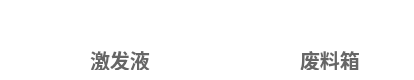
  <widget class="QWidget" name="widget_down" native="true">
   <property name="geometry">
    <rect>
     <x>14</x>
     <y>527</y>
     <width>414</width>
     <height>80</height>
    </rect>
   </property>
   <property name="sizePolicy">
    <sizepolicy hsizetype="Fixed" vsizetype="Fixed">
     <horstretch>0</horstretch>
     <verstretch>0</verstretch>
    </sizepolicy>
   </property>
   <property name="minimumSize">
    <size>
     <width>414</width>
     <height>80</height>
    </size>
   </property>
   <property name="maximumSize">
    <size>
     <width>414</width>
     <height>80</height>
    </size>
   </property>
   <property name="styleSheet">
    <string notr="true">background: #FFFFFF;</string>
   </property>
   <widget class="QLabel" name="label_jifaye_logo">
    <property name="geometry">
     <rect>
      <x>30</x>
      <y>10</y>
      <width>47</width>
      <height>59</height>
     </rect>
    </property>
    <property name="sizePolicy">
     <sizepolicy hsizetype="Fixed" vsizetype="Fixed">
      <horstretch>0</horstretch>
      <verstretch>0</verstretch>
     </sizepolicy>
    </property>
    <property name="minimumSize">
     <size>
      <width>47</width>
      <height>59</height>
     </size>
    </property>
    <property name="maximumSize">
     <size>
      <width>47</width>
      <height>59</height>
     </size>
    </property>
    <property name="styleSheet">
     <string notr="true">border-image: url(:/beijing/jifaye.png);</string>
    </property>
    <property name="text">
     <string/>
    </property>
   </widget>
   <widget class="QLabel" name="label_feiliao_logo">
    <property name="geometry">
     <rect>
      <x>230</x>
      <y>10</y>
      <width>54</width>
      <height>58</height>
     </rect>
    </property>
    <property name="sizePolicy">
     <sizepolicy hsizetype="Fixed" vsizetype="Fixed">
      <horstretch>0</horstretch>
      <verstretch>0</verstretch>
     </sizepolicy>
    </property>
    <property name="minimumSize">
     <size>
      <width>54</width>
      <height>58</height>
     </size>
    </property>
    <property name="maximumSize">
     <size>
      <width>54</width>
      <height>58</height>
     </size>
    </property>
    <property name="styleSheet">
     <string notr="true">border-image: url(:/beijing/rublish.png);</string>
    </property>
    <property name="text">
     <string/>
    </property>
   </widget>
   <widget class="QLabel" name="label_jifaye_name">
    <property name="geometry">
     <rect>
      <x>90</x>
      <y>50</y>
      <width>64</width>
      <height>20</height>
     </rect>
    </property>
    <property name="sizePolicy">
     <sizepolicy hsizetype="Fixed" vsizetype="Fixed">
      <horstretch>0</horstretch>
      <verstretch>0</verstretch>
     </sizepolicy>
    </property>
    <property name="minimumSize">
     <size>
      <width>64</width>
      <height>20</height>
     </size>
    </property>
    <property name="maximumSize">
     <size>
      <width>64</width>
      <height>20</height>
     </size>
    </property>
    <property name="styleSheet">
     <string notr="true">font-family: PingFang SC;
font-weight: 500;
font-size: 20px;
color: #666666;
line-height: 68px;</string>
    </property>
    <property name="text">
     <string>激发液</string>
    </property>
   </widget>
   <widget class="QLabel" name="label_jifaye_num">
    <property name="geometry">
     <rect>
      <x>80</x>
      <y>20</y>
      <width>85</width>
      <height>23</height>
     </rect>
    </property>
    <property name="sizePolicy">
     <sizepolicy hsizetype="Fixed" vsizetype="Fixed">
      <horstretch>0</horstretch>
      <verstretch>0</verstretch>
     </sizepolicy>
    </property>
    <property name="minimumSize">
     <size>
      <width>85</width>
      <height>23</height>
     </size>
    </property>
    <property name="maximumSize">
     <size>
      <width>85</width>
      <height>23</height>
     </size>
    </property>
    <property name="styleSheet">
     <string notr="true">width: 85px;
height: 23px;
font-family: DIN;
font-weight: bold;
font-size: 28px;
color: #000000;
line-height: 68px;</string>
    </property>
    <property name="text">
     <string/>
    </property>
    <property name="alignment">
     <set>Qt::AlignCenter</set>
    </property>
   </widget>
   <widget class="QLabel" name="label_feiliaox_name">
    <property name="geometry">
     <rect>
      <x>300</x>
      <y>50</y>
      <width>64</width>
      <height>20</height>
     </rect>
    </property>
    <property name="sizePolicy">
     <sizepolicy hsizetype="Fixed" vsizetype="Fixed">
      <horstretch>0</horstretch>
      <verstretch>0</verstretch>
     </sizepolicy>
    </property>
    <property name="minimumSize">
     <size>
      <width>64</width>
      <height>20</height>
     </size>
    </property>
    <property name="maximumSize">
     <size>
      <width>64</width>
      <height>20</height>
     </size>
    </property>
    <property name="styleSheet">
     <string notr="true">font-family: PingFang SC;
font-weight: 500;
font-size: 20px;
color: #666666;
line-height: 68px;</string>
    </property>
    <property name="text">
     <string>废料箱</string>
    </property>
   </widget>
   <widget class="QLabel" name="label_feiliao_num">
    <property name="geometry">
     <rect>
      <x>290</x>
      <y>20</y>
      <width>85</width>
      <height>23</height>
     </rect>
    </property>
    <property name="sizePolicy">
     <sizepolicy hsizetype="Fixed" vsizetype="Fixed">
      <horstretch>0</horstretch>
      <verstretch>0</verstretch>
     </sizepolicy>
    </property>
    <property name="minimumSize">
     <size>
      <width>85</width>
      <height>23</height>
     </size>
    </property>
    <property name="maximumSize">
     <size>
      <width>85</width>
      <height>23</height>
     </size>
    </property>
    <property name="styleSheet">
     <string notr="true">width: 85px;
height: 23px;
font-family: DIN;
font-weight: bold;
font-size: 28px;
color: #000000;
line-height: 68px;</string>
    </property>
    <property name="text">
     <string/>
    </property>
    <property name="alignment">
     <set>Qt::AlignCenter</set>
    </property>
   </widget>
  </widget>
